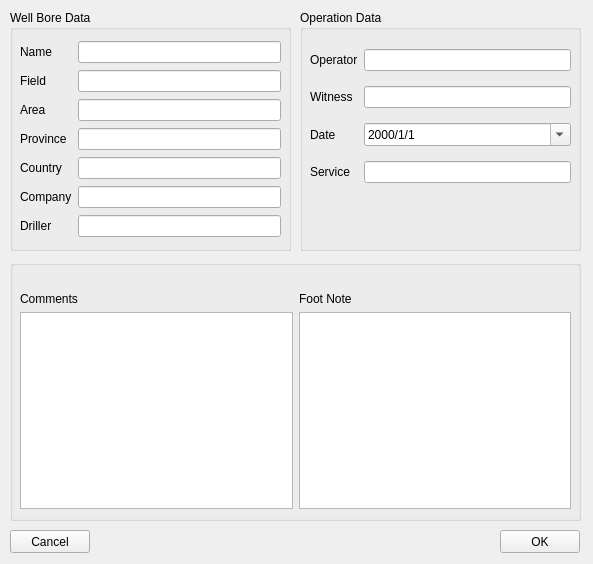
<?xml version="1.0" encoding="UTF-8"?>
<ui version="4.0">
 <class>newWell</class>
 <widget class="QWidget" name="newWell">
  <property name="geometry">
   <rect>
    <x>0</x>
    <y>0</y>
    <width>593</width>
    <height>564</height>
   </rect>
  </property>
  <property name="sizePolicy">
   <sizepolicy hsizetype="Expanding" vsizetype="Expanding">
    <horstretch>0</horstretch>
    <verstretch>0</verstretch>
   </sizepolicy>
  </property>
  <property name="minimumSize">
   <size>
    <width>593</width>
    <height>564</height>
   </size>
  </property>
  <property name="windowTitle">
   <string>Open New Well</string>
  </property>
  <widget class="QPushButton" name="cancelButton">
   <property name="geometry">
    <rect>
     <x>10</x>
     <y>530</y>
     <width>80</width>
     <height>23</height>
    </rect>
   </property>
   <property name="text">
    <string>Cancel</string>
   </property>
  </widget>
  <widget class="QPushButton" name="okButton">
   <property name="geometry">
    <rect>
     <x>500</x>
     <y>530</y>
     <width>80</width>
     <height>23</height>
    </rect>
   </property>
   <property name="text">
    <string>OK</string>
   </property>
  </widget>
  <widget class="QGroupBox" name="groupBox">
   <property name="geometry">
    <rect>
     <x>10</x>
     <y>10</y>
     <width>281</width>
     <height>241</height>
    </rect>
   </property>
   <property name="title">
    <string>Well Bore Data</string>
   </property>
  </widget>
  <widget class="QGroupBox" name="groupBox_2">
   <property name="geometry">
    <rect>
     <x>300</x>
     <y>10</y>
     <width>281</width>
     <height>241</height>
    </rect>
   </property>
   <property name="title">
    <string>Operation Data</string>
   </property>
  </widget>
  <widget class="QGroupBox" name="groupBox_3">
   <property name="geometry">
    <rect>
     <x>10</x>
     <y>260</y>
     <width>571</width>
     <height>261</height>
    </rect>
   </property>
   <property name="title">
    <string/>
   </property>
  </widget>
  <widget class="QWidget" name="">
   <property name="geometry">
    <rect>
     <x>310</x>
     <y>40</y>
     <width>261</width>
     <height>152</height>
    </rect>
   </property>
   <layout class="QGridLayout" name="gridLayout_2">
    <item row="0" column="1">
     <widget class="QLineEdit" name="operatorEdit"/>
    </item>
    <item row="2" column="0">
     <widget class="QLabel" name="dateLabel">
      <property name="text">
       <string>Date</string>
      </property>
     </widget>
    </item>
    <item row="1" column="0">
     <widget class="QLabel" name="witnessLabel">
      <property name="text">
       <string>Witness</string>
      </property>
     </widget>
    </item>
    <item row="3" column="1">
     <widget class="QLineEdit" name="serviceEdit"/>
    </item>
    <item row="3" column="0">
     <widget class="QLabel" name="serviceLabel">
      <property name="text">
       <string>Service</string>
      </property>
     </widget>
    </item>
    <item row="0" column="0">
     <widget class="QLabel" name="operatorLabel">
      <property name="text">
       <string>Operator</string>
      </property>
     </widget>
    </item>
    <item row="2" column="1">
     <widget class="QDateEdit" name="dateEdit">
      <property name="displayFormat">
       <string>yyyy/M/d</string>
      </property>
      <property name="calendarPopup">
       <bool>true</bool>
      </property>
     </widget>
    </item>
    <item row="1" column="1">
     <widget class="QLineEdit" name="witnessEdit"/>
    </item>
   </layout>
  </widget>
  <widget class="QWidget" name="">
   <property name="geometry">
    <rect>
     <x>20</x>
     <y>40</y>
     <width>261</width>
     <height>199</height>
    </rect>
   </property>
   <layout class="QGridLayout" name="gridLayout">
    <item row="0" column="0">
     <widget class="QLabel" name="nameLabel">
      <property name="text">
       <string>Name</string>
      </property>
     </widget>
    </item>
    <item row="0" column="1">
     <widget class="QLineEdit" name="nameEdit"/>
    </item>
    <item row="1" column="0">
     <widget class="QLabel" name="fieldLabel">
      <property name="text">
       <string>Field</string>
      </property>
     </widget>
    </item>
    <item row="1" column="1">
     <widget class="QLineEdit" name="fieldEdit"/>
    </item>
    <item row="2" column="0">
     <widget class="QLabel" name="areaLabel">
      <property name="text">
       <string>Area</string>
      </property>
     </widget>
    </item>
    <item row="2" column="1">
     <widget class="QLineEdit" name="areaEdit"/>
    </item>
    <item row="3" column="0">
     <widget class="QLabel" name="provinceLabel">
      <property name="text">
       <string>Province</string>
      </property>
     </widget>
    </item>
    <item row="3" column="1">
     <widget class="QLineEdit" name="provinceEdit"/>
    </item>
    <item row="4" column="0">
     <widget class="QLabel" name="countryLabel">
      <property name="text">
       <string>Country</string>
      </property>
     </widget>
    </item>
    <item row="4" column="1">
     <widget class="QLineEdit" name="countryEdit"/>
    </item>
    <item row="5" column="0">
     <widget class="QLabel" name="companyLabel">
      <property name="text">
       <string>Company</string>
      </property>
     </widget>
    </item>
    <item row="5" column="1">
     <widget class="QLineEdit" name="companyEdit"/>
    </item>
    <item row="6" column="0">
     <widget class="QLabel" name="drillerLabel">
      <property name="text">
       <string>Driller</string>
      </property>
     </widget>
    </item>
    <item row="6" column="1">
     <widget class="QLineEdit" name="drillerEdit"/>
    </item>
   </layout>
  </widget>
  <widget class="QWidget" name="">
   <property name="geometry">
    <rect>
     <x>20</x>
     <y>292</y>
     <width>551</width>
     <height>217</height>
    </rect>
   </property>
   <layout class="QHBoxLayout" name="horizontalLayout">
    <item>
     <layout class="QVBoxLayout" name="verticalLayout_2">
      <item>
       <widget class="QLabel" name="commentsLabel">
        <property name="text">
         <string>Comments</string>
        </property>
       </widget>
      </item>
      <item>
       <widget class="QTextEdit" name="commentsEdit"/>
      </item>
     </layout>
    </item>
    <item>
     <layout class="QVBoxLayout" name="verticalLayout">
      <item>
       <widget class="QLabel" name="footNoteLabel">
        <property name="text">
         <string>Foot Note</string>
        </property>
       </widget>
      </item>
      <item>
       <widget class="QTextEdit" name="footNoteEdit"/>
      </item>
     </layout>
    </item>
   </layout>
  </widget>
 </widget>
 <resources/>
 <connections/>
</ui>
